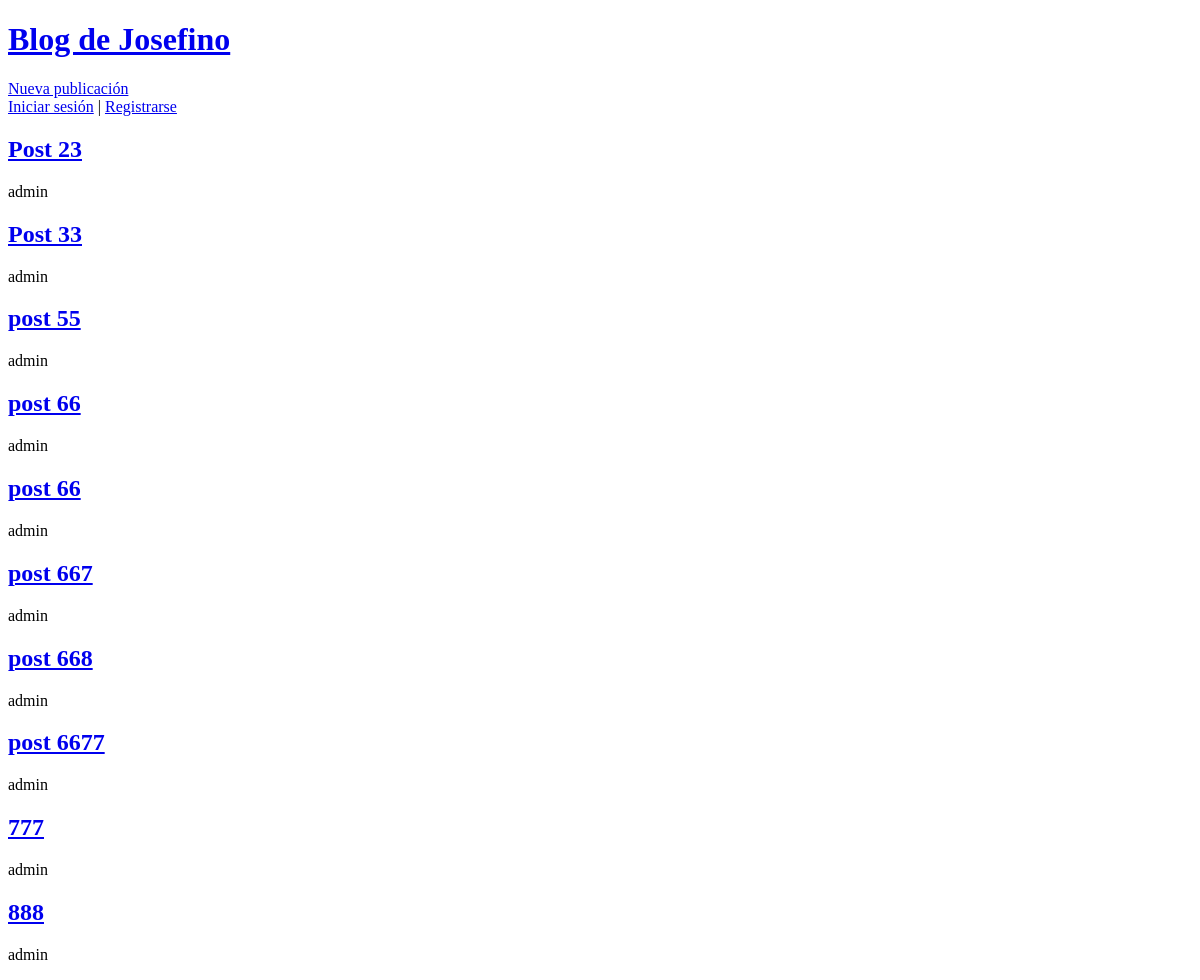
The app's page /, older data.
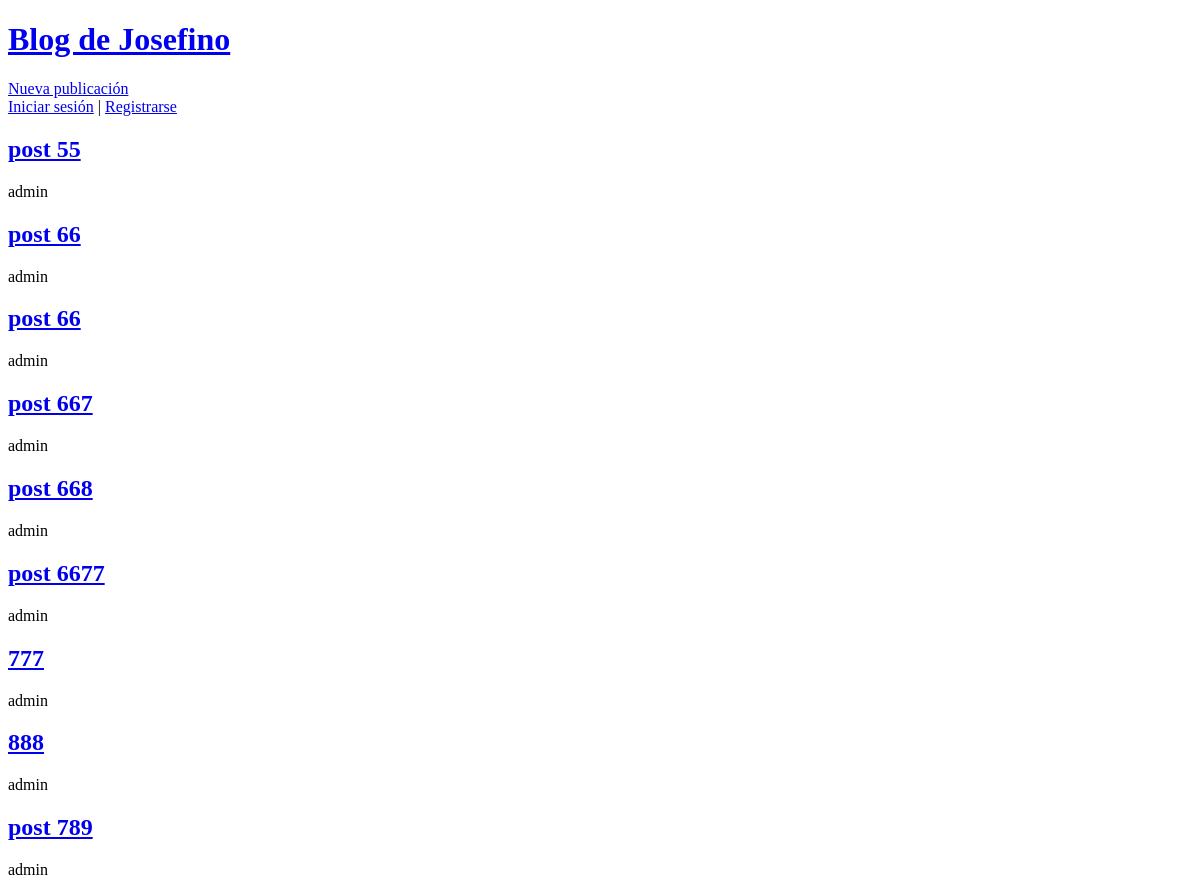
The same page, newer data.
### blog/models.py (models this page shows, shortened)
class Publication(models.Model):
    title = models.CharField(max_length=100)
    body = models.TextField()
    author = models.ForeignKey(
        'auth.User',
        on_delete=models.CASCADE,
    )
    date = models.DateTimeField(auto_now_add=True)
    updated = models.DateTimeField(auto_now=True)

### blog/views.py (the view)
# urls.py: path('', PublicationListView.as_view(), name='publications-list'),
class PublicationListView(ListView):
    model = Publication
    template_name = 'publications-list.html'

### templates/publications-list.html
{% extends "_base.html" %}
{% block content %}
    {% for post in publication_list %}
        <a href="{% url 'publication-detail' post.pk %}"><h2>{{ post.title }}</h2></a>
        <p>{{ post.author }}</p>
    {% endfor %}
{% endblock content %}

Row changes from the older to the newer data that the page shows:
removed Publication: title "Post 23", author "admin"
removed Publication: title "Post 33", author "admin"
added Publication: title "post 789", author "admin"
